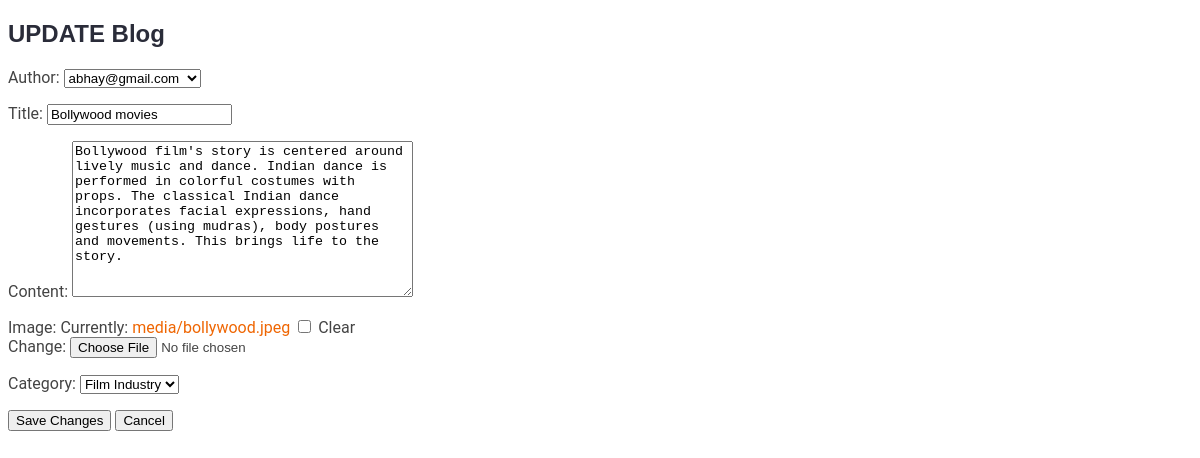
/updateblog/81003273-f1dd-4b68-88b1-3bdf86242638/ (signed in), run on the app's committed database.
### blogging/models.py (models this page shows, shortened)
class TimeStampedModel(models.Model):
    created_at = models.DateTimeField(default=timezone.now)
    updated_at = models.DateTimeField(default=timezone.now)
    class Meta:
        abstract = True

class Blog(TimeStampedModel):
    id = models.UUIDField(primary_key=True, default=uuid.uuid4, editable=False)
    author = models.ForeignKey(User, on_delete=models.CASCADE,
                               related_name='blogs')
    title = models.CharField(max_length=100)
    content = models.TextField()
    image = models.ImageField(upload_to='media', blank=True, null=True)
    category = models.ForeignKey('Category', on_delete=models.CASCADE)

### blogging/views.py (the view, shortened to what this page needs)
# urls.py: path('updateblog/<uuid:id>/', BlogUpdateView.as_view(), name='update_blog'),
class BlogUpdateView(TemplateView):
    template_name = 'blogging/update.html'
    def get(self, request, id):
        blog = get_object_or_404(Blog, id=id, author=request.user)
        form = BlogForm(instance=blog)
        context = {
            "form": form,
            "blog": blog
        }
        return render(request, self.template_name, context)

### blogging/forms.py (shortened to what this page needs)
class BlogForm(forms.ModelForm):
    class Meta:
        model = Blog
        fields = ['author', 'title', 'content', 'image', 'category']
        widgets = {
            'title': forms.TextInput(attrs={'placeholder': 'Enter blog title',
                                            'class': 'form-control'}),
        }

### blogging/models.py (called while the page is built)
    def __str__(self):
        return self.name

### blogging/templates/blogging/update.html (shortened to what this page needs)
{% load static %}
<!DOCTYPE html>
<html lang="en">
<head>
    <link rel="stylesheet" href="{% static 'css/main.css' %}">
</head>
<body>
    <div class="container">
        <h2>UPDATE Blog</h2>
        <form method="post" enctype="multipart/form-data">
            {{ form.as_p }}
            <div class="form-group">
                <button type="submit" class="btn btn-primary">Save Changes</button>
                <button type="submit" class="btn btn-primary">Cancel</button>
            </div>
        </form>
    </div>
</body>
</html>

### blogging/static/assets/css/main.css (style rules this page uses)
:root { --default-font: "Roboto", system-ui, -apple-system, "Segoe UI", Roboto, "Helvetica Neue", Arial, "Noto Sans", "Liberation Sans", sans-serif, "Apple Color Emoji", "Segoe UI Emoji", "Segoe UI Symbol", "Noto Color Emoji"; --heading-font: "Raleway", sans-serif; --nav-font: "Poppins", sans-serif; }
:root { --background-color: #ffffff; --default-color: #444444; --heading-color: #2a2c39; --accent-color: #ef6603; --surface-color: #ffffff; --contrast-color: #ffffff; }
:root { --nav-color: #ffffff; --nav-hover-color: #ef6603; --nav-mobile-background-color: #ffffff; --nav-dropdown-background-color: #ffffff; --nav-dropdown-color: #060606; --nav-dropdown-hover-color: #ef6603; }
:root { scroll-behavior: smooth; }
body { color: var(--default-color); background-color: var(--background-color); font-family: var(--default-font); }
a { color: var(--accent-color); text-decoration: none; transition: 0.3s; }
h1, h2, h3, h4, h5, h6 { color: var(--heading-color); font-family: var(--heading-font); }

### data on the page
Blog: author "abhay@gmail.com", title "Bollywood movies", content "Bollywood film's story is centered around lively music and dance. Indian dance is performed in colorful costumes with props. The classical Indian dance incorporates facial expressions, hand gestures (using mudras), body postures and movements. This brings life to the story.", category "Film Industry"
